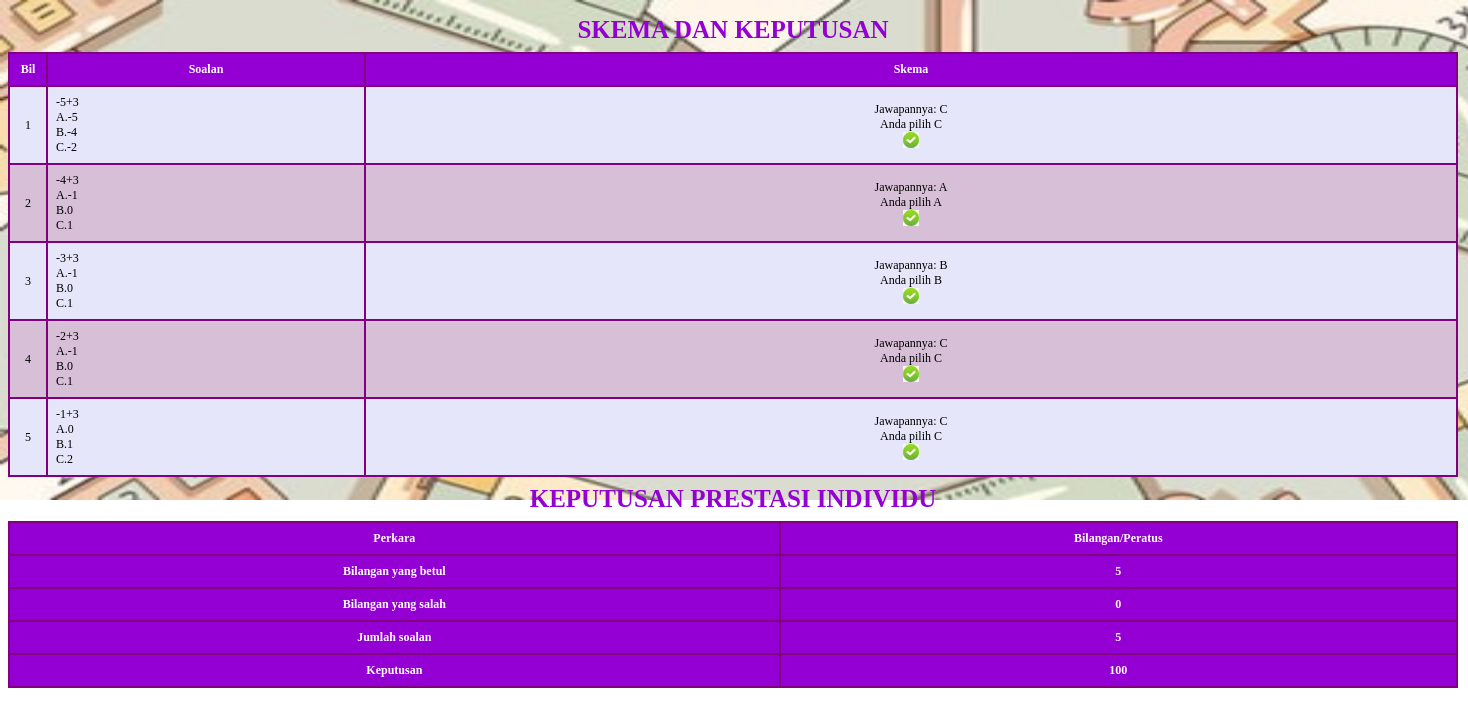
The page /jawab_ulangkaji.php (signed in) on the database its author committed.
### tables this page shows
CREATE TABLE `kuiz` (
  `IDPelajar` varchar(12) NOT NULL,
  `IDSoalan` varchar(4) NOT NULL,
  `Tarikh` varchar(10) DEFAULT NULL,
  `Pilih` varchar(1) DEFAULT NULL,
  `Peratus` int(11) DEFAULT NULL
);

CREATE TABLE `soalan` (
  `IDSoalan` varchar(4) NOT NULL,
  `NamaSoalan` varchar(30) DEFAULT NULL,
  `PilihanA` varchar(30) DEFAULT NULL,
  `PilihanB` varchar(30) DEFAULT NULL,
  `PilihanC` varchar(30) DEFAULT NULL,
  `Jawapan` varchar(1) DEFAULT NULL,
  `IDGuru` varchar(12) DEFAULT NULL
);

### jawab_ulangkaji.php (the view, shortened to what this page needs)
<?php
    include('sambungan.php');
?>
<link rel="stylesheet" href="senarai.css">
<table>
    <caption>SKEMA DAN KEPUTUSAN</caption>
    <tr>
        <th>Bil</th>
        <th>Soalan</th>
        <th>Skema</th>
    </tr>
    <?php
        $jumlah=0;
        $betul=0;
        $idpelajar=$_SESSION['username'];
    $sql="select * from kuiz join soalan on kuiz.IDSoalan=soalan.IDSoalan where IDPelajar='".$idpelajar."'";
    $data=mysqli_query($sambungan,$sql);
        $bil=1;
        while ($kuiz=mysqli_fetch_array($data)){
            ?>
        <tr>
            <td class="bil"><?php echo $bil; ?></td>
            <td class="soalan">
                <?php
                echo $kuiz['NamaSoalan']."<br>";
                echo "A.".$kuiz['PilihanA']."<br>";
                echo "B.".$kuiz['PilihanB']."<br>";
                echo "C.".$kuiz['PilihanC']."<br>";
                ?>
            </td>
            <td class="skema">
                <?php
                    echo "Jawapannya: ".$kuiz['Jawapan']."<br>";
                    echo "Anda pilih ".$kuiz['Pilih']."<br>";
                    if ($kuiz['Pilih']==$kuiz['Jawapan']){
                        echo "<img src='betul.png'>";
                        $betul=$betul+1;
                    }
                    else
                        echo "<img src='delete.png'>";
            ?>
            </td>
    </tr>
    <?php
            $bil=$bil+1;
            $jumlah=$jumlah+1;
        }
    ?>
</table>
<?php
    $peratus=$betul/$jumlah*100;
    $salah=$jumlah-$betul;
?>
<table>
    <caption>KEPUTUSAN PRESTASI INDIVIDU</caption>
    <tr>
        <th class="keputusan">Perkara</th>
        <th class="keputusan">Bilangan/Peratus</th>
    </tr>
    <tr>
        <th class="keputusan">Bilangan yang betul</th>
        <th class="keputusan"><?php echo $betul ?></th>
    </tr>
    <tr>
        <th class="keputusan">Bilangan yang salah</th>
        <th class="keputusan"><?php echo $salah ?></th>
    </tr>
    <tr>
        <th class="keputusan">Jumlah soalan</th>
        <th class="keputusan"><?php echo $jumlah ?></th>
    </tr>
    <tr>
        <th class="keputusan">Keputusan</th>
        <th class="keputusan"><?php echo number_format($peratus,0) ?></th>
    </tr>
</table>

### senarai.css (style rules this page uses)
table { margin-left: auto; margin-right: auto; font-family:verdana; font-size: 12px; font-weight: normal; text-align: center; width:1450px; margin: 0px; border-collapse: collapse; }
caption, .hola { font-size: 25px; font-weight: bold; color: darkviolet; padding: 8px; }
td,th { padding: 8px; border: 2px solid purple; }
td.bil { width: 20px; }
td.soalan { width:300px; text-align: left; }
tr:nth-child(odd) { background-color: thistle; }
tr:nth-child(even) { background-color: lavender; }
th { font-weight: bold; color: white; background-color: darkviolet; }

### rows shown on the page
kuiz: IDSoalan.NamaSoalan "-5+3", IDSoalan.PilihanA "-5", IDSoalan.PilihanB "-4", IDSoalan.PilihanC "-2", IDSoalan.Jawapan "C", Pilih "C"
kuiz: IDSoalan.NamaSoalan "-4+3", IDSoalan.PilihanA "-1", IDSoalan.PilihanB "0", IDSoalan.PilihanC "1", IDSoalan.Jawapan "A", Pilih "A"
kuiz: IDSoalan.NamaSoalan "-3+3", IDSoalan.PilihanA "-1", IDSoalan.PilihanB "0", IDSoalan.PilihanC "1", IDSoalan.Jawapan "B", Pilih "B"
kuiz: IDSoalan.NamaSoalan "-2+3", IDSoalan.PilihanA "-1", IDSoalan.PilihanB "0", IDSoalan.PilihanC "1", IDSoalan.Jawapan "C", Pilih "C"
kuiz: IDSoalan.NamaSoalan "-1+3", IDSoalan.PilihanA "0", IDSoalan.PilihanB "1", IDSoalan.PilihanC "2", IDSoalan.Jawapan "C", Pilih "C"

### other values the page prints
$betul "5"
$salah "0"
$jumlah "5"
$peratus "100"
